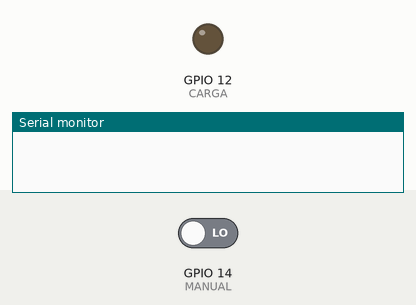
A sketch run on a simulated ESP8266 (NodeMCU). Shown: output pins drawn as LEDs (lit = HIGH), the last lines printed to the serial monitor. The test bench sets the inputs (shaded band); at power-on: GPIO 14 (MANUAL) LOW. WiFi joins after 1.5 s; servers stay silent unless stated.

Above: at 0.1 s.
At 1.6 s:
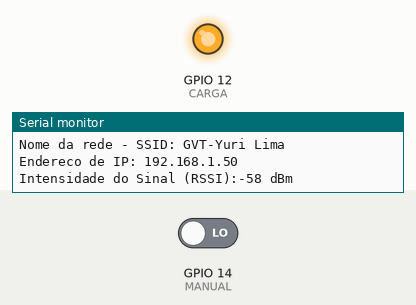
Timing chart, 0 to 3.1 s (numbered marks = the images above):
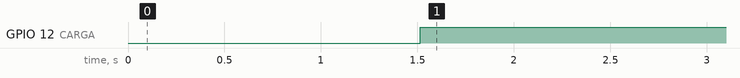

Measured:
- by itself, GPIO 12 (CARGA): LOW → HIGH at 1.5 s

The sketch:

LINK_HOUSE_v1.ino
```cpp
/*
  Automação Residencial
  Project: Homefi_AX
  Author: Yuri Lima & Reginaldo Barros
  Date: 27/10/2015 - 22:50
  "GVT-Yuri Lima"
  48291110
*/
#ifdef ESP8266
extern "C" {
#include "user_interface.h"
}
#endif
#ifdef arduino
extern "C" {
#include "avr/io.h"
}
#endif
//OBS Modulo com duas GPIOS protocolo diferenciado Pinagem diferente
//"$1#1#######"
//=======================================================
//Bibliotecas
//#include <avr / io.h>
//#include <util/delay.h>
#include <ESP8266WiFi.h>
#include <WiFiClient.h>
#include <ESP8266WebServer.h>
#include <ESP8266mDNS.h>
#include <DHT11.h>
//=======================================================
//DEBUG
#define DEBUG 1
//=======================================================
//Protocolo de Comunicação
#define T_ACTION pc_Request.charAt(0) //Tipo de Ação?
#define N_ACTION Serial.print("#");//Sem ação
//Acesso Wifi
//Usuario da internet Station
const char* ssid = "GVT-Yuri Lima";//Usuario da internet
const char* pswd = "48291110";//Senha do Wifi
//Usuario da internet Acess Point
//const char PSWD[] = "48291110";
//=======================================================
////Acesso wifi modulo ESP
//#define MY_SSID   "LinkHouse"
//#define MY_PASSWD "78945612"
//=======================================================
//Objeto da classe
WiFiServer server(8082);//Porta de Comunicação
//=======================================================
//Variaveis
#define CARGA 12
#define DHTPIN 16
//#define MANUAL 14
DHT11 dht11(DHTPIN);
unsigned long previousMillis = 0;
const long interval = 500;
unsigned long previousMillis2 = 0;
const long interval2 = 5000;//Temperatura
int status = WL_IDLE_STATUS;
int h, t;
volatile bool flag1, flag2;
volatile int MANUAL = 14;
String MAC;
//=======================================================
//Prototipo das funções
#if DEBUG
void printWifiStatus();
#endif
void ManualChange();
//==================================================================================
void setup() {
  //DDRB=0b00000000;
  pinMode(MANUAL, INPUT);
  pinMode(CARGA, OUTPUT);
  attachInterrupt(digitalPinToInterrupt (MANUAL), ManualChange, CHANGE);
#if DEBUG
  Serial.begin(115200);
#endif
  //delay(10);
  //WiFi.mode(WIFI_AP_STA); //AP,STA,AP_STA,OFF Colocar em modo AP e Station
  // WiFi.softAP("LinkHouse", "78945612"); //na lib do Arduino eh diferente; WiFi.begin(S,P)
  WiFi.begin(ssid, pswd);
  while (WiFi.status() != WL_CONNECTED) {
    delay(100);
    Serial.print(F("."));
  }
  //===========================================================================================================
  Serial.println("");
  // Start the server
  server.begin(); //Server iniciado
  // Print the IP address
#if DEBUG
  WiFi.printDiag(Serial);
  //Serial.print(F("IP_MOD_ESP: "));
  //Serial.println(WiFi.localIP());
  Serial.print(F("IP AP: "));
  Serial.println(WiFi.softAPIP());
  Serial.print(F("MAC_MOD_ESP: "));
  MAC = WiFi.macAddress();
  Serial.println(MAC);
  Serial.print(F("Nome do modulo - hostname: "));
  Serial.println(wifi_station_get_hostname());
  printWifiStatus();
#endif
}

void loop() {
  //===========================================================================================================
  unsigned long currentMillis = millis();
  if (currentMillis - previousMillis >= interval) {
    // save the last time you read the sensor
    previousMillis = currentMillis;
    if (!flag1)   {
      digitalWrite(CARGA, !digitalRead(CARGA));
      flag1 = true;
    }
  }
  // Check if a client has connected
  //===========================================================================================================
  WiFiClient client = server.available();
  if (!client) {
    return;
  }
  // Wait until the client sends some data
#if DEBUG
  Serial.println(F("Nova Requisicao"));
#endif
  //===========================================================================================================
  while (!client.available()) {
    delay(1);
  }
  //===========================================================================================================
  // Read os dados de protocolo enviado
  String pc_Request = client.readStringUntil('\r');
#if DEBUG
  Serial.print(F("Protocolo: "));
  Serial.println(pc_Request);
#endif
  client.flush();//Limpa buffer
  /*client.println(F("HTTP/1.1 200 OK"));
    client.println(F("Content-Type: text/html"));
    client.println();
    client.println(F("<HTML>"));
    client.println(F("<head>"));
    client.println(F("<title> Link House </title>"));//Titulo da aba
    client.println(F("</head>"));
    client.println(F("<body>"));
    client.println(F("<h2>Configurar Rede Wifi</h2>"));
    client.println(F("<form method='get'>"));
    client.println(F("Nome da rede: <input type='text' name='ssid'>"));
    client.println(F("<br>"));
    client.println(F("Senha da rede: <input type='password' name='pswd'>"));
    client.println(F("<br>"));
    client.println(F("<input type='submit' value='Salvar'>"));
    client.println(F("</form>"));
    client.println(F("</body>"));
    client.println(F("</HTML>"));
    delay(1);*/
  //===========================================================================================================
  if (T_ACTION == '$') {
#if DEBUG
    Serial.println(F("Acionamento de Carga."));
#endif
    if (pc_Request.charAt(2) == '1')digitalWrite(CARGA, !digitalRead(CARGA));
    else if (pc_Request.charAt(2) == '0') digitalWrite(CARGA, !digitalRead(CARGA));
  }
  //===========================================================================================================
  if (T_ACTION == '*') {

#if DEBUG
    Serial.println(F("Retorno de Status."));
#endif
    pc_Request = pc_Request + digitalRead(CARGA);
    pc_Request = pc_Request + "########";
    pc_Request = pc_Request + MAC;
    //pc_Request = '@';
    //pc_Request = pc_Request + t;
    //pc_Request = pc_Request + h;
#if DEBUG
    Serial.println(pc_Request);
#endif
    client.println(pc_Request);
  }
  //===========================================================================================================
  if (T_ACTION == '&') {
#if DEBUG
    Serial.println(F("Teste de Comunicacao."));
#endif
    client.println('&');
  }
  //===========================================================================================================
#if DEBUG
  Serial.println(F("Client disonnected"));
  Serial.println("");
#endif

}
#if DEBUG
void printWifiStatus() {
  // print the SSID of the network you're attached to:
  Serial.print(F("Nome da rede - SSID: "));
  Serial.println(WiFi.SSID());

  // print your WiFi shield's IP address:
  IPAddress ip = WiFi.localIP();
  Serial.print(F("Endereco de IP: "));
  Serial.println(ip);

  // print the received signal strength:
  long rssi = WiFi.RSSI();
  Serial.print(F("Intensidade do Sinal (RSSI):"));
  Serial.print(rssi);
  Serial.println(F(" dBm"));
}
#endif
void ManualChange() {
  flag1 = false;
}
```
